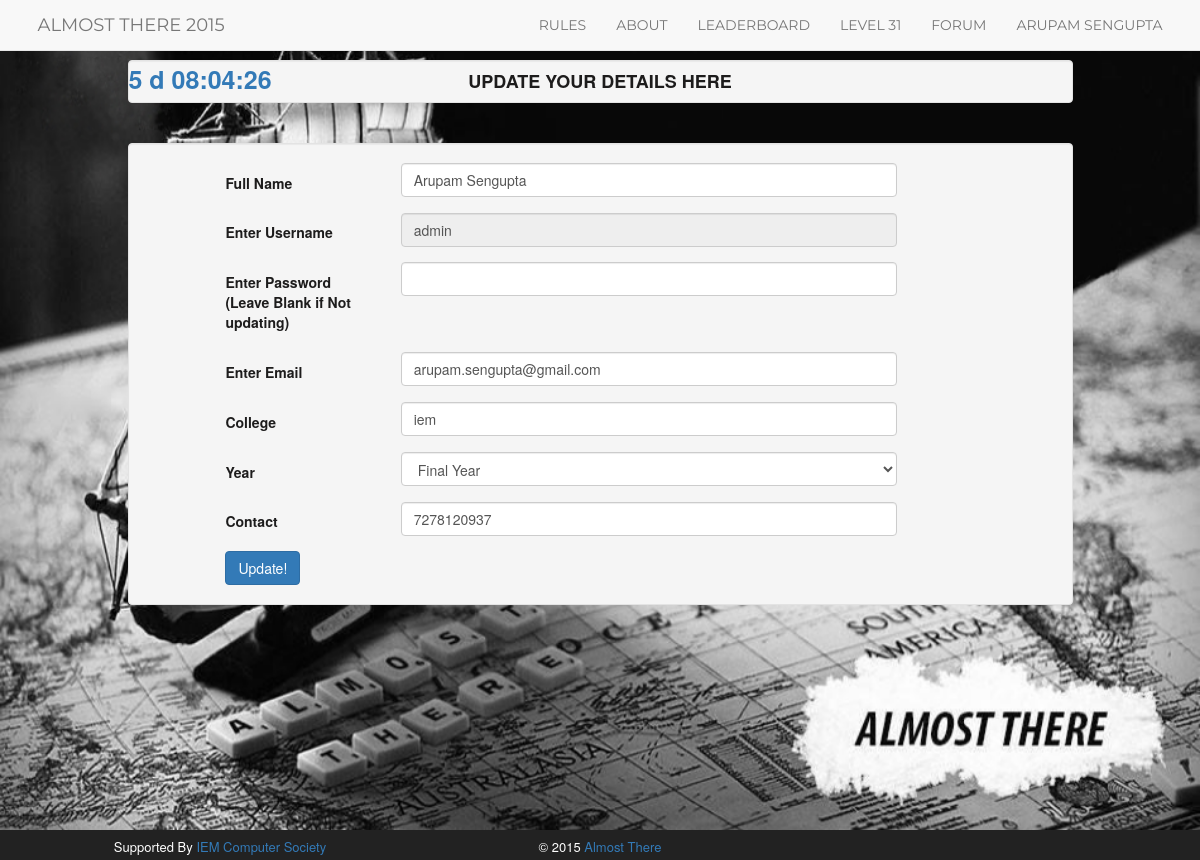
The app's page /update.php (signed in) with its own data.
### tables this page shows
CREATE TABLE IF NOT EXISTS `progress` (
  `user_id` int(11) NOT NULL,
  `level` int(11) NOT NULL,
  `attempts` int(255) NOT NULL,
  `latest_attempt` timestamp NOT NULL DEFAULT CURRENT_TIMESTAMP ON UPDATE CURRENT_TIMESTAMP
);

CREATE TABLE IF NOT EXISTS `users` (
  `user_id` int(11) NOT NULL,
  `username` varchar(1000) NOT NULL,
  `password` varchar(1000) NOT NULL,
  `full_name` varchar(1000) NOT NULL,
  `college` varchar(1000) NOT NULL,
  `year` int(11) NOT NULL,
  `email` varchar(1000) NOT NULL,
  `contact` bigint(20) NOT NULL,
  `role` int(11) NOT NULL
);

### class/dataManager.php (called while the page is built, shortened)
<?php
class dataManager {
    public $db_conn;
    private $host = MYSQL_HOST ;
    private $db_name = MYSQL_DB;
    function __construct() {
        try {
        $this->db_conn = new PDO("mysql:host=$this->host;dbname=$this->db_name;",MYSQL_USER,MYSQL_PASSWORD);
        }  catch (PDOException $ex) {
            return $ex->getMessage();
        }
    }
    function isLogged() {
        if(T_LOGGED==1) return true;
        else return false;
    }
    function getUser($user_id) {
        $query = $this->db_conn->prepare('SELECT * FROM users WHERE user_id = ?');
        $values = array($user_id);
        $query->execute($values);
        $result = $query->fetch(PDO::FETCH_OBJ);
        return $result;
    }
    function getLevel($user_id) {
        $query = $this->db_conn->prepare('SELECT level FROM progress WHERE user_id = ?');
        $values = array($user_id);
        $query->execute($values);
        $obj = $query->fetch(PDO::FETCH_OBJ);
        return $obj->level;
    }
}
?>

### update.php (the view, shortened to what this page needs)
<?php
require_once 'class/dataManager.php';
$dm = new dataManager();
$curr_user = $dm->getuser(T_USER_ID);
?>
<!DOCTYPE html>
<html lang="en">
  <head>
    <link href="css/bootstrap.css" rel="stylesheet" media="screen">
    <link rel="stylesheet" href="css/bootstrap.min.css" >
    <link rel="stylesheet" href="css/treasure.css">
  </head>
  <body>
    <?php include 'includes/navbar.php'; ?>
    <div class="container main_body">
        <div class="row">
            <div class="col-md-1"></div>
            <div class="col-md-10">
                 <div class="well"  style="padding:0;">
                    <div class="row">
                        <div class="col-md-4">
<div class = "clock">
	<a href="#" id="timer"></a></div>
</div>
                        <div class="col-md-4">
                            <h4 id="levelno" align="center"><strong>UPDATE YOUR DETAILS HERE</strong></h4>
                        </div>
                        <div class="col-md-4"></div>
                    </div>
                </div>
                <br>
                <?php
                if($dm->isLogged()) {
                if(isset($success)) {
                    ?>
                <div class="well">
                    <h3 align="center">Your details has been updated in the system!</h3>
                    <p align="center">Click <a href="play.php">here</a> to continue Playing!</p>
                </div>
                    <?php
                }else{
                ?>
                 <div class="well">
                     <div class="row">
                     <div class="col-md-1"></div>
                     <div class="col-md-9">
                <form method="post" action="">
                  <div class="form-group" >
                    <div class="row">
                        <div class="col-md-3"><label id="reg_form">Full Name</label></div>
                        <div class="col-md-9">
                       <input type="text" class="form-control" name="full_name" id="full_name" placeholder="Enter your full name" value="<?php echo $curr_user->full_name; ?>">
                        </div>
                    </div>
                  </div>
                  <div class="form-group" >
                    <div class="row">
                        <div class="col-md-3"><label id="reg_form">Enter Username</label></div>
                        <div class="col-md-9">
                       <input type="text" class="form-control" name="username" id="username" placeholder="Enter your username" value="<?php echo $curr_user->username; ?>" disabled>
                        </div>
                    </div>
                  </div>
                  <div class="form-group" >
                    <div class="row">
                        <div class="col-md-3"><label id="reg_form">Enter Password (Leave Blank if Not updating)</label></div>
                        <div class="col-md-9">
                       <input type="password" class="form-control" name="userpass" id="userpass">
                        </div>
                    </div>
                  </div>
                  <div class="form-group" >
                    <div class="row">
                        <div class="col-md-3"><label id="reg_form">Enter Email</label></div>
                        <div class="col-md-9">
                       <input type="email" class="form-control" name="useremail" id="useremail" placeholder="yourname@abc.com" value="<?php echo $curr_user->email; ?>">
                        </div>
                    </div>
                  </div>
                  <div class="form-group" >
                    <div class="row">
                        <div class="col-md-3"><label id="reg_form">College</label></div>
                        <div class="col-md-9">
                       <input type="text" class="form-control" name="usercollege" id="usercollege" placeholder="Enter your College Name" value="<?php echo $curr_user->college; ?>">
                        </div>
                    </div>
                  </div>
                  <div class="form-group" >
                    <div class="row">
                        <div class="col-md-3"><label id="reg_form">Year</label></div>
                        <div class="col-md-9">
                       <select class="form-control" name="useryear" >
                            <option value="4" <?php if($curr_user->year == 4) echo 'selected="selected"'; ?>>Final Year</option>
                        </select>
                        </div>
                    </div>
                  </div>
                  <div class="form-group" >
                    <div class="row">
                        <div class="col-md-3"><label id="reg_form">Contact</label></div>
                        <div class="col-md-9">
                       <input type="text" class="form-control" name="usercontact" id="usercontact" value="<?php echo $curr_user->contact; ?>" onkeypress="return isNumberKey(event);">
                        </div>
                    </div>
                  </div>
                <input type="submit" class="btn btn-primary" name="submit" value="Update!" onclick="return validate();"/>
               </form>
                     </div>
                     <div class="col-md-2"></div>
                     </div>
                     </div>
                <?php } } else echo '<div class="well"><h3 class="text-danger" align="center">Sorry, you must Login first!</h3></div>'; ?>
            </div>
            <div class="col-md-1"></div>
        </div>
    </div>
    <?php include 'includes/footer.php'; ?>
  </body>
</html>

### includes/navbar.php (shortened to what this page needs)
<nav class="navbar navbar-default navbar-fixed-top navbar-right" role="navigation">
      <div class="container">
        <div class="navbar-header">
          <a class="navbar-brand active" href="index.php">ALMOST THERE 2015</a>
        </div>
        <div class="collapse navbar-collapse navbar-ex1-collapse navbar-right">
          <ul class="nav navbar-nav">
                    <li>
                        <a href="index.php#rules">RULES</a>
                    </li>
                    <li>
                        <a href="index.php#about">ABOUT</a>
					</li>
					 <li>
                        <a href="leader_frozen.php">LEADERBOARD</a>
					</li>
					<?php
             require_once 'class/dataManager.php';
             $dm = new dataManager();
             if($dm->isLogged()) {
                 $level = $dm->getLevel(T_USER_ID);
                 if($level > T_MAXLEVEL) {
                  echo '<li><a href="play.php" id="nav_level">Completed</a></li>';
                 }else {
                     echo '<li><a href="play.php" id="nav_level">Level ' . $level .'</a></li>';
                 }
				 echo '<li><a href="forum.php" id="nav_level">Forum</a></li>';
                 echo '<li class="dropdown page-scroll"><a href="#" class="dropdown-toggle">' . T_NAME .'</a>';
             } ?>
          </ul>
        </div>
      </div>
    </nav>

### css/treasure.css (style rules this page uses)
body { color: #1D1C1C; }
html, body { height: 100%; }
.main_body { padding-bottom: 20px; }
.navbar-default { text-transform:uppercase; font-family: Montserrat,"Helvetica Neue",Helvetica,Arial,sans-serif; }
#reg_form { padding-top: 0.7em; }

### update.php (style rules this page uses)
body { margin-top: 60px; }
.clock { text-color:#219ab2; font-size:25px; }

### records on screen
progress: level "31"
users: full_name "Arupam Sengupta", username "admin", useremail "arupam.sengupta@gmail.com", usercollege "iem", useryear "Final Year", usercontact "7278120937"

### other values on screen
T_NAME "ARUPAM SENGUPTA"
